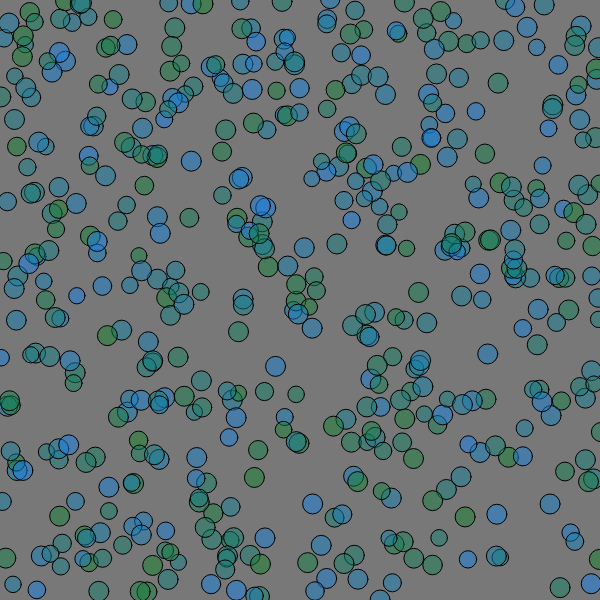
Frame 1 (no input)
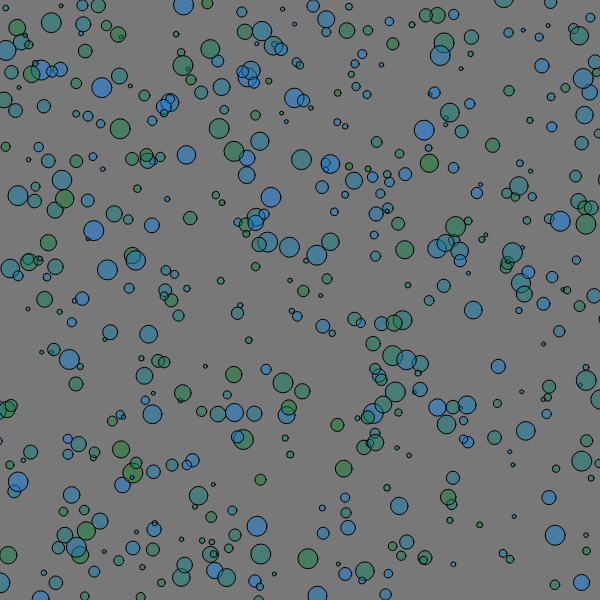
Frame 60 (no input)
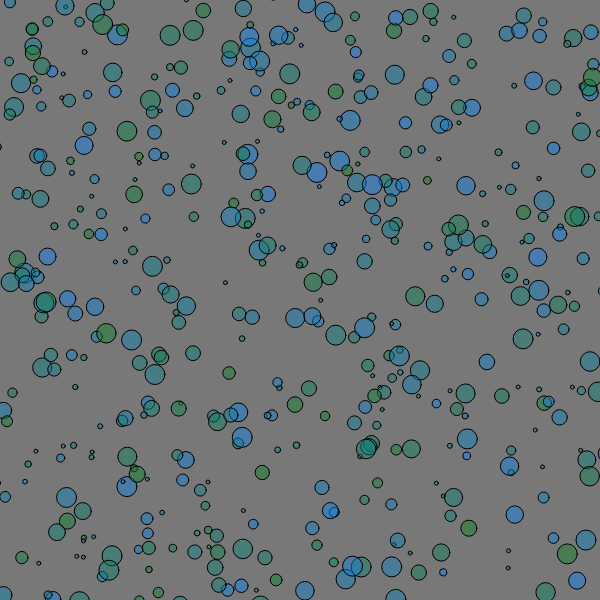
Frame 120 (the mouse pressed at the canvas centre since frame 60)

The p5.js sketch that drew these frames (run headless with seeded random() and noise() and a simulated clock; from frame 60 on, the mouse is pressed at the canvas centre):

// p5.js sketch
// ── sketch.js
let balls = [];

let numBalls = 500;

function setup() {
  const canvas = createCanvas(600, 600);

  for (let i = 0; i < numBalls; i++) {
    let ball = createRandomBall();
    balls.push(ball);
  }
}

function draw() {
  background(120);

  for (let ball of balls) {
    ball.update(2);
  }
}

function mousePressed() {
  balls.forEach((ball) => {
    if (ball.contains(mouseX, mouseY)) {
      ball.highlight();
    } else {
      ball.dehighlight();
    }
  });
}

// ── Ball.js
class Ball {
  constructor(x, y, c, r, maxR = 10) {
    // it's like the instance saying, MY X is 400. In Python the keyword is self.x.
    this.x = x;
    this.y = y;
    this.color = c;
    this.originalColor = c;
    this.highlightColor = "red";
    // ALSO this is a diameter, not radius.
    // This is our mistake... we should have looked at the documentation.
    this.r = r;
    this.maxR = maxR;
    // TODO: if one of your methods needs a new attribute, create it here.
  }

  update(byHowMuch) {
    this.changeSize(byHowMuch);
    this.move(byHowMuch);
    this.show();
  }

  highlight() {
    this.color = this.highlightColor;
  }

  dehighlight() {
    this.color = this.originalColor;
  }

  contains(pointX, pointY) {
    let d = dist(pointX, pointY, this.x, this.y);
    // this returns the condition d< this.r
    // return d< this.r ;
    if (d < this.r) {
      return true;
    } else {
      return false;
    }
  }
  move(byHowMuch) {
    // this.x = this.x + random(-5,5)
    this.x += random(-byHowMuch, byHowMuch);
    this.y += random(-byHowMuch, byHowMuch);
  }

  changeSize(byHowMuch) {
    // we fix the size like this:
    // the constrain is saying that it shouldn't grow larger than a certain amount.
    this.r = constrain(this.r + random(-byHowMuch, byHowMuch), 2, this.maxR);
  }

  show() {
    fill(this.color);
    circle(this.x, this.y, this.r * 2);
  }
}

function createRandomBall() {
  let ballX = random(0, width);
  let ballY = random(0, height);
  let ballC = color(20, 130, 140 + random(-100, 100), 120);
  let ballR = 10;
  let ball = new Ball(ballX, ballY, ballC, ballR);
  return ball;
}
